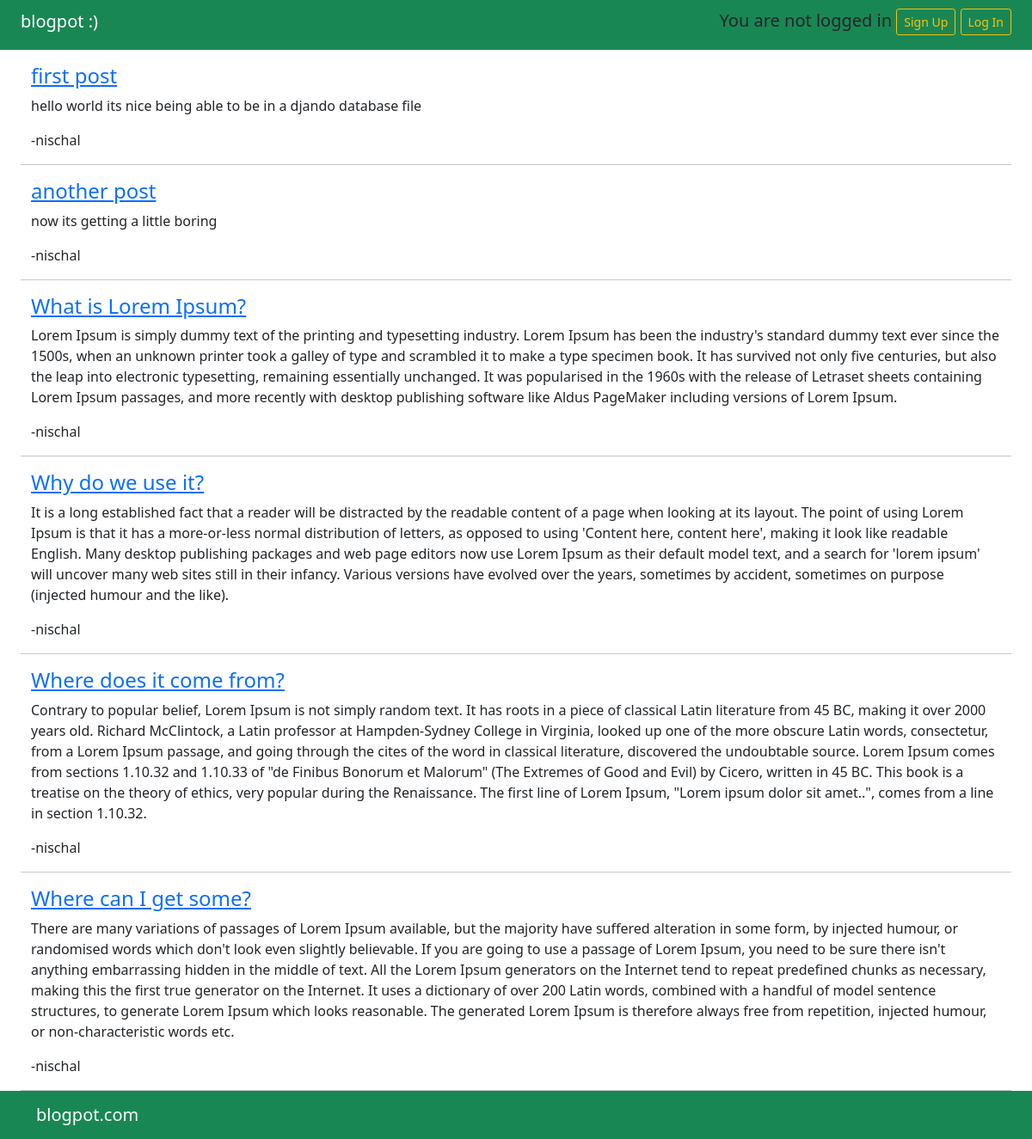
The app's page /, older data.
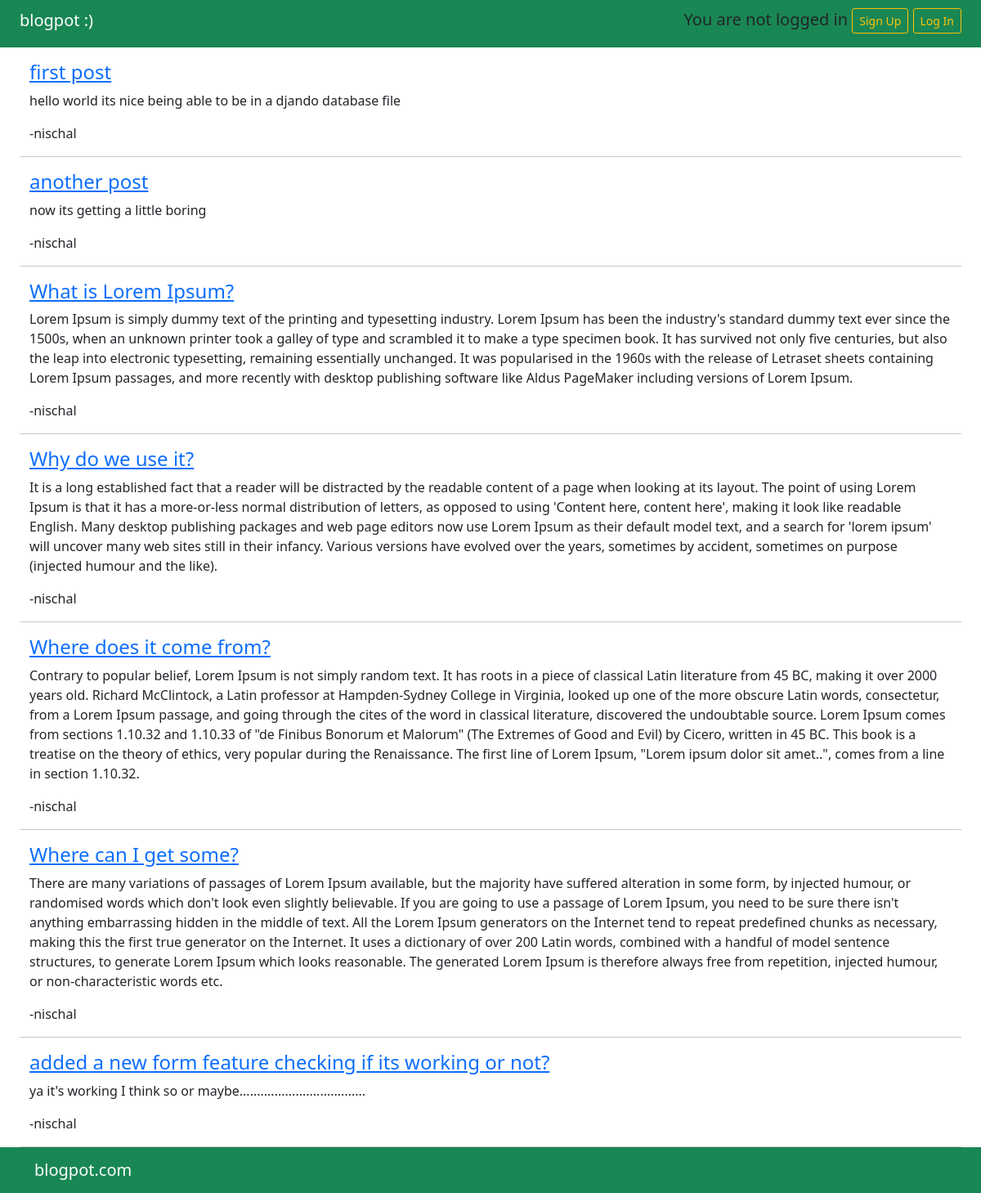
The same page, newer data.
### blog/models.py (models this page shows, shortened)
class Post(models.Model):
    title = models.CharField(max_length=200)
    author = models.ForeignKey(
        'auth.User',
        on_delete=models.CASCADE,
    )
    body = models.TextField()

### blog/views.py (the view)
# urls.py: path('', BlogListView.as_view(), name='home'),
class BlogListView(ListView):
    model = Post
    template_name = 'home.html'

### templates/home.html
{% extends 'base.html' %}
{% block content %}
{% for post in object_list %}
<div class="post-entry container-fluid mb-3 my-3  ">
    <div class=" container-fluid">
        <h4><a href="{% url 'post_detail' post.pk %}">{{ post.title }}</a></h4>
    </div>
    <div class=" container-fluid">
        <p>{{ post.body }}</p>
        <text>-{{ post.author }}</text>
    </div>
    <hr>
</div>
{% endfor %}
<p>just checking if this chunk stays hidden or not</p>
{% endblock content %}

Row changes from the older to the newer data that the page shows:
added Post: title "added a new form feature checking if its working or not?", body "ya it's working I think so or maybe....................................", author "nischal"
